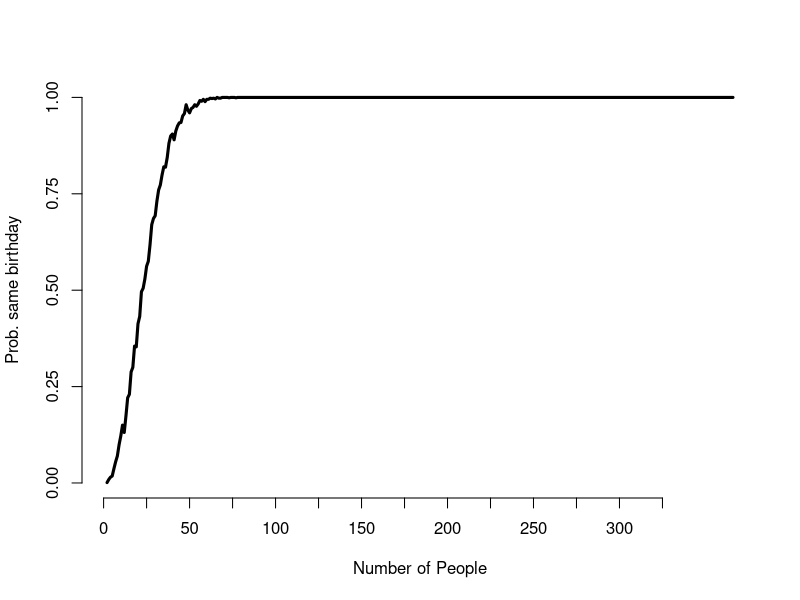

Write R code to recreate this figure.
#######
##This file provides simulation results for propositions that we've proven in class
######

##We're going to simulate the results using the ``sample" function


##first, let's define a population to sample from

population <- 1:10 
##and 1:10 is a sequence that goes from 1:10

##for both simulations, let's define our event as selecting 
##a number that is less than or equal to 5
##
##E = {1, 2, 3, 4, 5} E = {x: x \in N and 0<x<= 5}  
##E^{c} = {6, 7, 8, 9, 10}, E^{c} = {x: 5<x <= 10}  



##writing a function to perform the simulation
##let n be the number of simulations
##we're going to use the sample function
##which takes population, number of draws, replace (T or F) 


##first proposition
compliment_sim<- function(n, population){
	event1<- event2<- 0
	for(i in 1:n){
		sampled_value<- sample(population, 1, replace =F )
		if(sampled_value<6){
			event1<- event1 + 1
			}
		if(sampled_value>5){
			event2<- event2 + 1}
		}
	prob.event<- c(event1/n, event2/n)
	return(prob.event)
	}
	
##let's examine this now
n<- 1000
first_run<- compliment_sim(n, population)	
1 - first_run[1]; first_run[2] ##it works

##let's define a second event now: that the draw is less than sub
##and simulate the results

subset.sim<- function(n, population, sub){
	event1<- event2<- 0
	for(i in 1:n){
		sampled_value<- sample(population, 1, replace=F)
		##E, sampled value is 5 or less
		if(sampled_value<6){
			event1<- event1 + 1}
		##F sampled value is 1	
			
		if(sampled_value< (sub)){
			event2 <- event2 + 1}
		}
	prob.event<- c(event1/n, event2/n)
	return(prob.event)
	}
		

first_run<- subset.sim(1000, 1:10, 5)




## this simulation will evaluate what happens when there is overlapping probabilities

inc.exc<- function(n, population, ev1, ev2){
	event1<- event2<- event3<- event4<- 0 
	for(i in 1:n){
		sampled_value<- sample(population, 1, replace = F)
		if(sampled_value> ev1[1] & sampled_value< ev1[2]){
			event1<- event1 + 1
			}
		if(sampled_value>ev2[1] & sampled_value< ev2[2]){
			event2<- event2 + 1
			}
		if(	(sampled_value>ev2[1] & sampled_value< ev2[2]) & (sampled_value> ev1[1] & sampled_value< ev1[2]) ){
			event3<- event3 + 1}
		if( (sampled_value> ev1[1] & sampled_value< ev1[2]	) | (sampled_value> ev2[1] & sampled_value< ev2[2])){
			event4<- event4 + 1}
		prob.event<- c(event1/n, event2/n, event3/n, event4/n)}
		
		return(prob.event)
		}
		
test.run<- inc.exc(1000, 1:10, c(2, 5), c(3, 6))
##checking the theorem
test.run[4]
sum(test.run[1:2]) - test.run[3]


################################
################################
#####Birthday Problem


birth.sim<- function(n, iters){
	birth.day<- 1:366
	birth.prob<- 0
	for(z in 1:iters){
		room<- sample(birth.day, n, replace=T)
		birth.prob<- birth.prob + ifelse(any(as.matrix(table(room))[,1]>1)==T, 1, 0)
		}
	return(birth.prob/iters)
	}
	

prob.same<- c()
	
for(z in 2:366){
	store<- birth.sim(z, 1000)	
	prob.same[z]<- store
	print(z)
	}
	
plot(prob.same[-1]~c(2:366), type='l', lwd = 3, xlab='Number of People', ylab = 'Prob. same birthday', axes = F)	
axis(2, c(0, 0.25, 0.5, 0.75, 1))	
axis(1, seq(0, 325, by = 25), c('0', '', '50', '', '100', '', '150', '', '200', '', '250', '', '300', ''))	
dev.copy(device= pdf, file='~/dropbox/teaching/pol350a/prob1/BirthdayProblem.pdf', height = 7, width = 7)
dev.off()	
	
	
	















